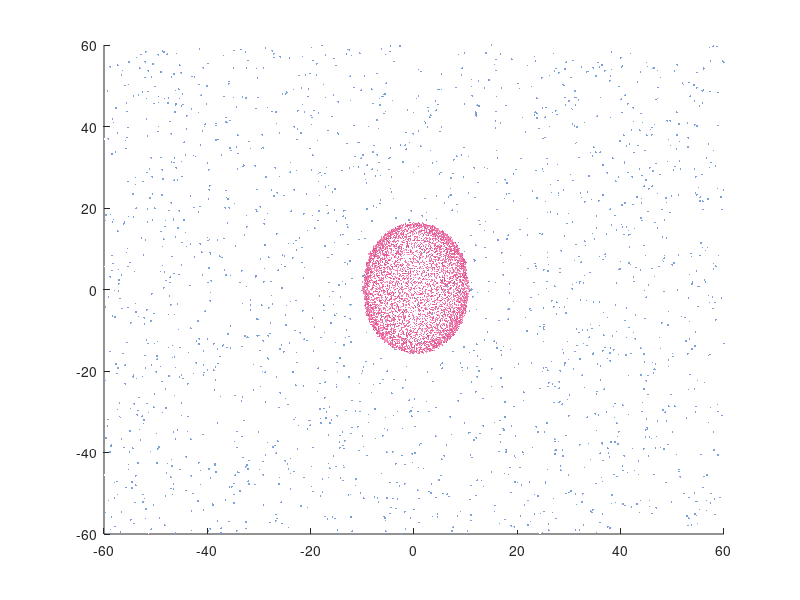

Reproduce this figure in MATLAB. (Note: this script raises an error after producing the figure.)
function particleHeart2
% @author : slandarer

% 所需匿名函数
col1Func=@(n) repmat([255,158,196]./255,[n,1])+repmat([-39,-81,-56]./255,[n,1]).*repmat(rand([n,1]),[1,3]);
col2Func=@(n) repmat([118,156,216]./255,[n,1])+repmat([137,99,39].*.1./255,[n,1]).*repmat(rand([n,1]),[1,3]);
aFunc=@(n) eval(char([100,105,115,112,40,34,20316,32773,58,119,120,115,115,34,41]));
szFunc=@(n) rand([n,1]).*15+8;

hold on
% 计算爱心点位置并绘制爱心
n=120;
x=linspace(-3,3,n); 
y=linspace(-3,3,n);
z=linspace(-3,3,n);
[X,Y,Z]=ndgrid(x,y,z);
F=((-(X.^2).*(Z.^3)-(9/80).*(Y.^2).*(Z.^3))+((X.^2)+(9/4).*(Y.^2)+(Z.^2)-1).^3);
FV=isosurface(F,0);
hpnts=FV.vertices;
hpnts=(hpnts-repmat(mean(hpnts),[size(hpnts,1),1])).*repmat([.75,.7,.7],[size(hpnts,1),1]);
hpnts=hpnts+rand(size(hpnts)).*.7;
heartHdl=scatter3(hpnts(:,1),hpnts(:,2),hpnts(:,3),'.','SizeData',5,'CData',col1Func(size(hpnts,1)));

% 计算星星位置并绘制星星
sx1=rand([2e3,1]).*120-60;
sy1=rand([2e3,1]).*120-60;
sz1=ones(size(sx1)).*-30;
star1Hdl=scatter3(sx1,sy1,sz1,'.','SizeData',szFunc(length(sx1)),'CData',col2Func(size(sx1,1)),'LineWidth',1);
sx2=rand([2e3,1]).*120-60;
sy2=rand([2e3,1]).*120-60;
sz2=rand([2e3,1]).*120-20;
star2Hdl=scatter3(sx2,sy2,sz2,'.','SizeData',szFunc(length(sx2)),'CData',[1,1,1]);

% 坐标区域修饰
ax=gca;
ax.XLim=[-30,30];
ax.YLim=[-30,30];
ax.ZLim=[-40,30];
ax.Projection='perspective';
% ax.DataAspectRatio=[1,1,1];
view(-42,14);aFunc(1);
ax.Color=[0,0,0];
ax.XColor='none';
ax.YColor='none';
ax.ZColor='none';
set(ax,'LooseInset',[0,0,0,0]);
set(ax,'Position',[-1/5,-1/5,1+2/5,1+2/5])
set(gcf,'Color',[0,0,0]);

% text(0,0,20,'slandarer','Color','w','HorizontalAlignment','center')

% 旋转爱心和星星
theta1=0;theta2=0;theta3=0;
while 1
    theta1=theta1-0.01;
    theta2=theta2-0.003;
    theta3=theta3-0.02;
    set(heartHdl,'XData',hpnts(:,1).*cos(theta1)-hpnts(:,2).*sin(theta1),...
                 'YData',hpnts(:,1).*sin(theta1)+hpnts(:,2).*cos(theta1))
    set(star1Hdl,'XData',sx1.*cos(theta2)-sy1.*sin(theta2),...
                 'YData',sx1.*sin(theta2)+sy1.*cos(theta2))
    set(star2Hdl,'XData',sx2.*cos(theta3)-sy2.*sin(theta3),...
                 'YData',sx2.*sin(theta3)+sy2.*cos(theta3))
    pause(0.05)
end
end